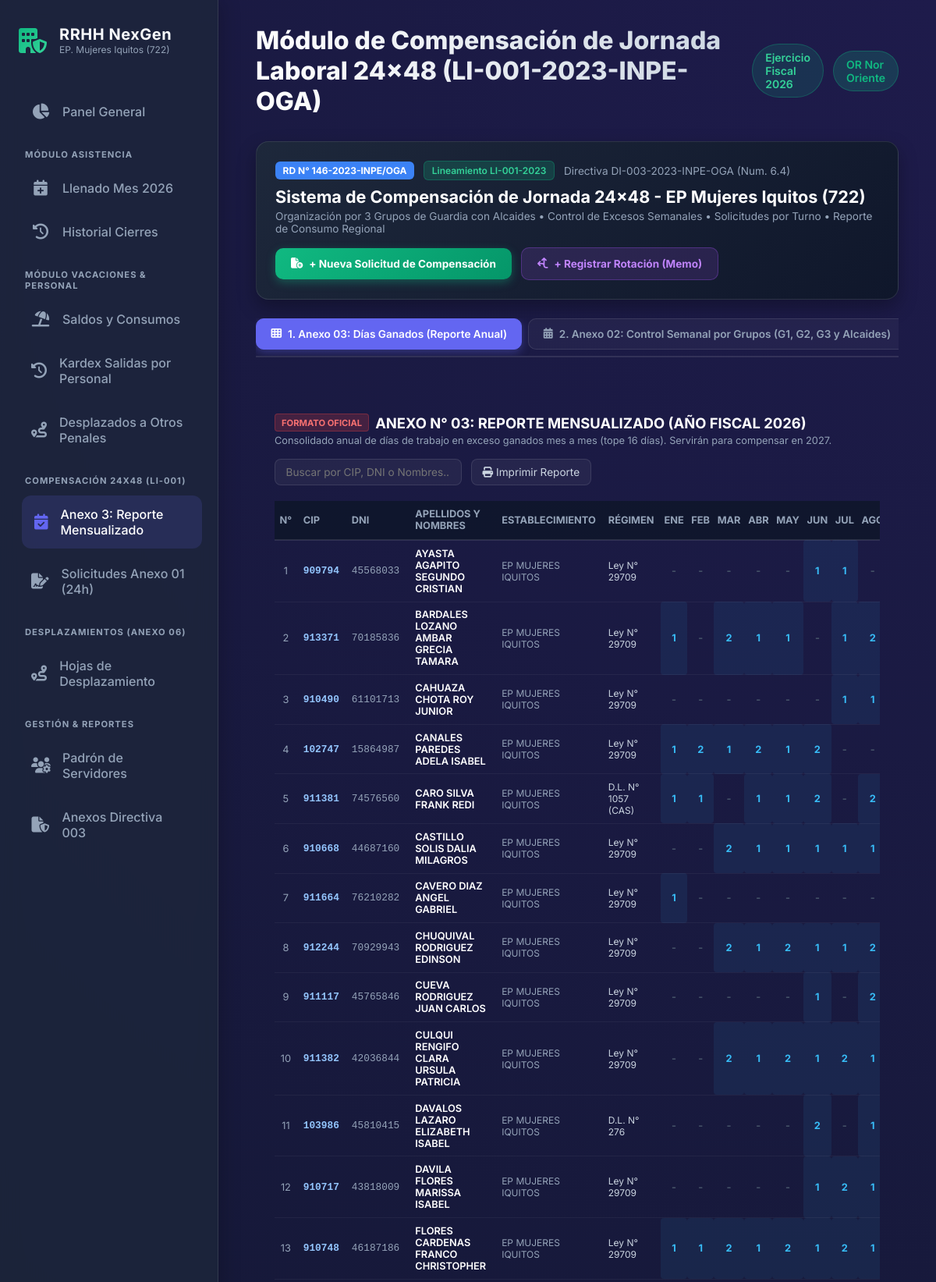
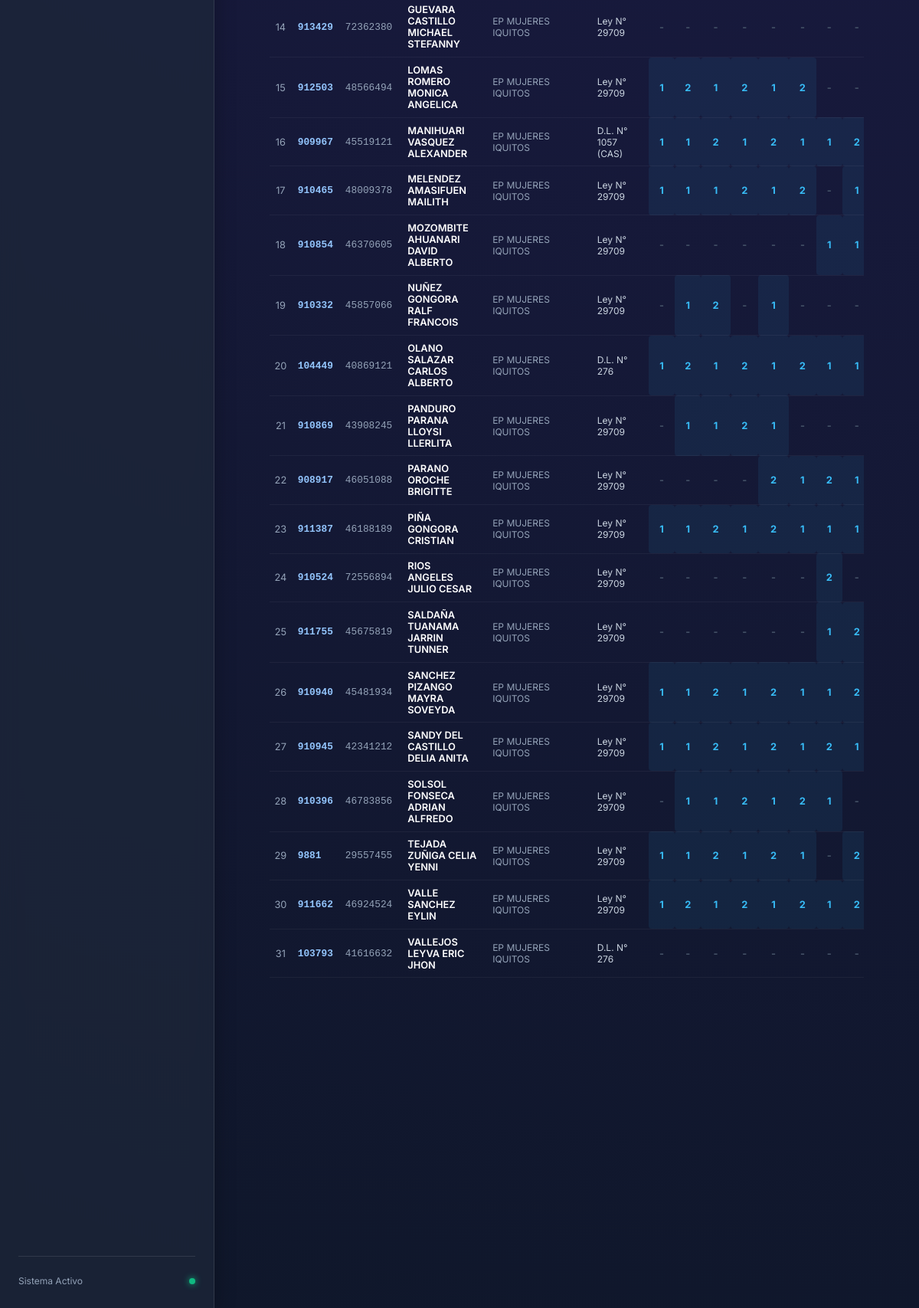
The page /compensacion on the database its author committed (2 pictures, top to bottom).
### tables this page shows
CREATE TABLE empleados (
    id_empleado INTEGER PRIMARY KEY AUTOINCREMENT,
    codigo_servidor VARCHAR(20) UNIQUE NOT NULL, -- Ej: '099132', '103097'
    dni VARCHAR(15) UNIQUE,                      -- DNI (8 dígitos)
    apellidos_nombres VARCHAR(200) NOT NULL,
    created_at TIMESTAMP DEFAULT CURRENT_TIMESTAMP
, grupo_guardia_default INTEGER DEFAULT 1, sexo TEXT, fecha_nacimiento DATE, correo TEXT, id_regimen INTEGER, regimen_nombre TEXT, nivel TEXT, cargo_estructural TEXT, estado_laboral TEXT, modalidad_laboral TEXT, direccion_oficina TEXT, jefatura_area TEXT, cargo_funcion TEXT, area_clasificacion TEXT, horario_laboral TEXT, fecha_ingreso_eepp DATE, resolucion_documento TEXT, observaciones TEXT, fecha_ingreso_inpe DATE);

### app/modules/compensacion/router.py (the view)
@router.get("", response_class=HTMLResponse)
@router.get("/", response_class=HTMLResponse)
async def ver_modulo_compensacion(
    request: Request,
    anio: int = 2026,
    tab: str = "anexo3",
    mes_anexo2: int = 1,
    mes_reporte: int = 1,
    mensaje: Optional[str] = None,
    error: Optional[str] = None
):
    matriz_anexo3 = CompensacionRepository.get_matriz_anexo3(anio)
    grupos_guardia = CompensacionRepository.get_grupos_guardia()
    saldos = CompensacionRepository.get_control_saldos(anio)
    solicitudes = CompensacionRepository.get_solicitudes(anio)
    datos_anexo2 = None
    rotaciones_mes = []
    if tab == "anexo2":
        datos_anexo2 = CompensacionService.calcular_anexo2_mes(anio, mes_anexo2)
        rotaciones_mes = CompensacionRepository.get_rotaciones_mes(anio, mes_anexo2)
    reporte_gastos = []
    if tab == "reporte_gastos":
        reporte_gastos = CompensacionRepository.get_reporte_mensual_gastos(anio, mes_reporte)
    total_servidores = len(matriz_anexo3)
    total_dias_ganados_anual = sum(r["total_ganado"] for r in matriz_anexo3)
    total_asignados = sum(s["dias_asignados"] for s in saldos)
    total_usados = sum(s["dias_utilizados"] for s in saldos)
    total_restantes = sum(s["dias_disponibles"] for s in saldos)
    return templates.TemplateResponse(
        request=request,
        name="compensacion/matriz_anexo3.html",
        context={
            "anio": anio,
            "tab": tab,
            "mes_anexo2": mes_anexo2,
            "mes_reporte": mes_reporte,
            "meses": MESES_NOMBRES,
            "matriz_anexo3": matriz_anexo3,
            "grupos_guardia": grupos_guardia,
            "datos_anexo2": datos_anexo2,
            "rotaciones_mes": rotaciones_mes,
            "saldos": saldos,
            "solicitudes": solicitudes,
            "reporte_gastos": reporte_gastos,
            "total_servidores": total_servidores,
            "total_dias_ganados_anual": total_dias_ganados_anual,
            "total_asignados": total_asignados,
            "total_usados": total_usados,
            "total_restantes": total_restantes,
            "fecha_hoy": date.today().isoformat(),
            "mensaje": mensaje,
            "error": error
        }
    )

### app/templates/compensacion/matriz_anexo3.html (shortened to what this page needs)
{% extends "base.html" %}
{% block header_title %}Módulo de Compensación de Jornada Laboral 24x48 (LI-001-2023-INPE-OGA){% endblock %}
{% block content %}
<div style="display: flex; flex-direction: column; gap: 1.5rem;">
    <div style="background: linear-gradient(135deg, rgba(30, 41, 59, 0.95), rgba(15, 23, 42, 0.95)); border: 1px solid rgba(255, 255, 255, 0.1); border-radius: 16px; padding: 1.5rem; display: flex; justify-content: space-between; align-items: center; box-shadow: 0 10px 25px rgba(0,0,0,0.3); flex-wrap: wrap; gap: 1rem;">
        <div>
            <div style="display: flex; align-items: center; gap: 0.75rem; margin-bottom: 0.5rem; flex-wrap: wrap;">
                <span style="background: #3b82f6; color: #fff; font-size: 0.75rem; font-weight: 700; padding: 0.25rem 0.6rem; border-radius: 6px;">RD N° 146-2023-INPE/OGA</span>
                <span style="background: rgba(16, 185, 129, 0.2); color: #34d399; font-size: 0.75rem; font-weight: 600; padding: 0.25rem 0.6rem; border-radius: 6px; border: 1px solid rgba(16, 185, 129, 0.3);">Lineamiento LI-001-2023</span>
                <span style="color: var(--text-muted); font-size: 0.85rem;">Directiva DI-003-2023-INPE-OGA (Num. 6.4)</span>
            </div>
            <h2 style="font-size: 1.35rem; font-weight: 700; color: #fff; margin: 0 0 0.25rem 0;">Sistema de Compensación de Jornada 24x48 - EP Mujeres Iquitos (722)</h2>
            <p style="color: var(--text-muted); font-size: 0.85rem; margin: 0;">
                Organización por 3 Grupos de Guardia con Alcaides &bull; Control de Excesos Semanales &bull; Solicitudes por Turno &bull; Reporte de Consumo Regional
            </p>
        </div>
        <div style="display: flex; gap: 0.75rem; align-items: center; flex-wrap: wrap;">
            <button onclick="abrirModalSolicitud()" style="background: linear-gradient(135deg, #10b981, #059669); color: #fff; border: none; padding: 0.75rem 1.25rem; border-radius: 10px; font-weight: 700; font-size: 0.85rem; cursor: pointer; display: flex; align-items: center; gap: 0.5rem; box-shadow: 0 4px 12px rgba(16, 185, 129, 0.35);">
                <i class="fa-solid fa-file-circle-plus"></i> + Nueva Solicitud de Compensación
            </button>
            <button onclick="abrirModalRotacion()" style="background: rgba(168, 85, 247, 0.15); color: #c084fc; border: 1px solid rgba(168, 85, 247, 0.3); padding: 0.75rem 1.25rem; border-radius: 10px; font-weight: 700; font-size: 0.85rem; cursor: pointer; display: flex; align-items: center; gap: 0.5rem;">
                <i class="fa-solid fa-arrows-split-up-and-left"></i> + Registrar Rotación (Memo)
            </button>
        </div>
    </div>
    <div class="comp-tabs-nav">
        <a href="/compensacion?tab=anexo3&anio={{ anio }}" class="comp-tab-btn {% if tab == 'anexo3' %}active{% endif %}">
            <i class="fa-solid fa-table-cells"></i> 1. Anexo 03: Días Ganados (Reporte Anual)
        </a>
        <a href="/compensacion?tab=anexo2&anio={{ anio }}&mes_anexo2={{ mes_anexo2 }}" class="comp-tab-btn {% if tab == 'anexo2' %}active{% endif %}">
            <i class="fa-solid fa-calendar-days"></i> 2. Anexo 02: Control Semanal por Grupos (G1, G2, G3 y Alcaides)
        </a>
    </div>
    {% if tab == 'anexo3' %}
    <div class="glass-card" style="padding: 1.5rem;">
        <div style="display: flex; justify-content: space-between; align-items: center; margin-bottom: 1.25rem; flex-wrap: wrap; gap: 1rem;">
            <div>
                <div style="display: flex; align-items: center; gap: 0.5rem;">
                    <span style="background: rgba(239, 68, 68, 0.2); color: #f87171; border: 1px solid rgba(239, 68, 68, 0.3); font-size: 0.7rem; font-weight: 700; padding: 0.2rem 0.5rem; border-radius: 4px;">FORMATO OFICIAL</span>
                    <h3 style="font-size: 1.15rem; font-weight: 700; color: #fff; margin: 0;">ANEXO N° 03: REPORTE MENSUALIZADO (AÑO FISCAL {{ anio }})</h3>
                </div>
                <p style="color: var(--text-muted); font-size: 0.8rem; margin: 0.25rem 0 0 0;">
                    Consolidado anual de días de trabajo en exceso ganados mes a mes (tope 16 días). Servirán para compensar en {{ anio + 1 }}.
                </p>
            </div>
            <div style="display: flex; gap: 0.75rem; align-items: center;">
                <input type="text" placeholder="Buscar por CIP, DNI o Nombres..."
                       style="background: rgba(255, 255, 255, 0.05); border: 1px solid var(--border-color); border-radius: 8px; padding: 0.5rem 0.85rem; color: #fff; font-size: 0.85rem; width: 240px;"
                       onkeyup="filtrarTablaGenerica('tablaAnexo3', this.value)">
                <button onclick="window.print()" style="background: rgba(255, 255, 255, 0.05); color: #cbd5e1; border: 1px solid var(--border-color); padding: 0.5rem 0.85rem; border-radius: 8px; font-size: 0.85rem; cursor: pointer;">
                    <i class="fa-solid fa-print"></i> Imprimir Reporte
                </button>
            </div>
        </div>
        <div style="overflow-x: auto;">
            <table id="tablaAnexo3" style="width: 100%; border-collapse: collapse; font-size: 0.8rem; text-align: center;">
                <thead>
                    <tr style="background: rgba(15, 23, 42, 0.85); color: #94a3b8; border-bottom: 2px solid var(--border-color);">
                        <th style="padding: 0.6rem 0.4rem; width: 35px;">N°</th>
                        <th style="padding: 0.6rem 0.5rem; text-align: left; width: 65px;">CIP</th>
                        <th style="padding: 0.6rem 0.5rem; text-align: left; width: 75px;">DNI</th>
                        <th style="padding: 0.6rem 0.75rem; text-align: left;">APELLIDOS Y NOMBRES</th>
                        <th style="padding: 0.6rem 0.5rem; text-align: left; width: 140px;">ESTABLECIMIENTO</th>
                        <th style="padding: 0.6rem 0.5rem; text-align: left; width: 90px;">RÉGIMEN</th>
                        <th style="padding: 0.6rem 0.3rem;">ENE</th>
                        <th style="padding: 0.6rem 0.3rem;">FEB</th>
                        <th style="padding: 0.6rem 0.3rem;">MAR</th>
                        <th style="padding: 0.6rem 0.3rem;">ABR</th>
                        <th style="padding: 0.6rem 0.3rem;">MAY</th>
                        <th style="padding: 0.6rem 0.3rem;">JUN</th>
                        <th style="padding: 0.6rem 0.3rem;">JUL</th>
                        <th style="padding: 0.6rem 0.3rem;">AGO</th>
                    </tr>
                </thead>
                <tbody>
                    {% for row in matriz_anexo3 %}
                    <tr style="border-bottom: 1px solid rgba(255, 255, 255, 0.05);" onmouseover="this.style.background='rgba(255,255,255,0.03)'" onmouseout="this.style.background='transparent'">
                        <td style="padding: 0.55rem 0.4rem; color: var(--text-muted);">{{ loop.index }}</td>
                        <td style="padding: 0.55rem 0.5rem; text-align: left; font-family: monospace; font-weight: 700; color: #93c5fd;">{{ row.codigo_servidor }}</td>
                        <td style="padding: 0.55rem 0.5rem; text-align: left; font-family: monospace; color: var(--text-muted);">{{ row.dni }}</td>
                        <td style="padding: 0.55rem 0.75rem; text-align: left; font-weight: 600; color: #fff;">{{ row.apellidos_nombres }}</td>
                        <td style="padding: 0.55rem 0.5rem; text-align: left; font-size: 0.75rem; color: var(--text-muted);">EP MUJERES IQUITOS</td>
                        <td style="padding: 0.55rem 0.5rem; text-align: left; font-size: 0.75rem; color: #cbd5e1;">{{ row.regimen_nombre }}</td>
                        <td class="cell-mes {% if row.m_1 != '-' %}cell-mes-active{% else %}cell-mes-empty{% endif %}">{{ row.m_1 }}</td>
                        <td class="cell-mes {% if row.m_2 != '-' %}cell-mes-active{% else %}cell-mes-empty{% endif %}">{{ row.m_2 }}</td>
                        <td class="cell-mes {% if row.m_3 != '-' %}cell-mes-active{% else %}cell-mes-empty{% endif %}">{{ row.m_3 }}</td>
                        <td class="cell-mes {% if row.m_4 != '-' %}cell-mes-active{% else %}cell-mes-empty{% endif %}">{{ row.m_4 }}</td>
                        <td class="cell-mes {% if row.m_5 != '-' %}cell-mes-active{% else %}cell-mes-empty{% endif %}">{{ row.m_5 }}</td>
                        <td class="cell-mes {% if row.m_6 != '-' %}cell-mes-active{% else %}cell-mes-empty{% endif %}">{{ row.m_6 }}</td>
                        <td class="cell-mes {% if row.m_7 != '-' %}cell-mes-active{% else %}cell-mes-empty{% endif %}">{{ row.m_7 }}</td>
                        <td class="cell-mes {% if row.m_8 != '-' %}cell-mes-active{% else %}cell-mes-empty{% endif %}">{{ row.m_8 }}</td>
                    </tr>
                    {% else %}
                    <tr>
                        <td colspan="19" style="padding: 2.5rem; text-align: center; color: var(--text-muted);">
                            No hay servidores registrados para el año {{ anio }}.
                        </td>
                    </tr>
                    {% endfor %}
                </tbody>
            </table>
        </div>
    </div>
    {% endif %}
</div>
{% endblock %}

### app/static/premium.css (style rules this page uses)
:root { --primary: #6366f1; --primary-hover: #4f46e5; --secondary: #10b981; --bg-dark: #0f172a; --bg-panel: rgba(30, 41, 59, 0.7); --text-main: #f8fafc; --text-muted: #94a3b8; --border-color: rgba(255, 255, 255, 0.1); --danger: #ef4444; --warning: #f59e0b; }
* { margin: 0; padding: 0; box-sizing: border-box; font-family: 'Inter', system-ui, sans-serif; }
body { background: radial-gradient(circle at top right, #1e1b4b, #0f172a); color: var(--text-main); min-height: 100vh; display: flex; overflow-x: hidden; }

### app/templates/compensacion/matriz_anexo3.html (style rules this page uses)
.comp-tabs-nav { display: flex; gap: 0.5rem; border-bottom: 2px solid var(--border-color); padding-bottom: 0.5rem; margin-bottom: 1.5rem; overflow-x: auto; }
.comp-tab-btn { background: rgba(255, 255, 255, 0.04); border: 1px solid var(--border-color); border-radius: 10px; color: var(--text-muted); padding: 0.7rem 1.15rem; font-size: 0.85rem; font-weight: 600; cursor: pointer; display: inline-flex; align-items: center; gap: 0.5rem; text-decoration: none; white-space: nowrap; transition: all 0.2s; }
.comp-tab-btn.active { background: var(--primary); color: #fff; border-color: var(--primary); box-shadow: 0 4px 12px rgba(99, 102, 241, 0.35); }
.cell-mes { padding: 0.55rem 0.3rem; font-weight: 700; font-size: 0.8rem; }
.cell-mes-active { color: #38bdf8; background: rgba(56, 189, 248, 0.08); border-radius: 4px; }
.cell-mes-empty { color: #475569; }

### rows shown on the page
empleados: codigo_servidor "909794", dni "45568033", apellidos_nombres "AYASTA AGAPITO SEGUNDO CRISTIAN", regimen_nombre "Ley N° 29709", m_1 "-", m_2 "-", m_3 "-", m_4 "-", m_5 "-", m_6 "1", m_7 "1", m_8 "-"
empleados: codigo_servidor "913371", dni "70185836", apellidos_nombres "BARDALES LOZANO AMBAR GRECIA TAMARA", regimen_nombre "Ley N° 29709", m_1 "1", m_2 "-", m_3 "2", m_4 "1", m_5 "1", m_6 "-", m_7 "1", m_8 "2"
empleados: codigo_servidor "910490", dni "61101713", apellidos_nombres "CAHUAZA CHOTA ROY JUNIOR", regimen_nombre "Ley N° 29709", m_1 "-", m_2 "-", m_3 "-", m_4 "-", m_5 "-", m_6 "-", m_7 "1", m_8 "1"
empleados: codigo_servidor "102747", dni "15864987", apellidos_nombres "CANALES PAREDES ADELA ISABEL", regimen_nombre "Ley N° 29709", m_1 "1", m_2 "2", m_3 "1", m_4 "2", m_5 "1", m_6 "2", m_7 "-", m_8 "-"
empleados: codigo_servidor "911381", dni "74576560", apellidos_nombres "CARO SILVA FRANK REDI", regimen_nombre "D.L. N° 1057 (CAS)", m_1 "1", m_2 "1", m_3 "-", m_4 "1", m_5 "1", m_6 "2", m_7 "-", m_8 "2"
empleados: codigo_servidor "910668", dni "44687160", apellidos_nombres "CASTILLO SOLIS DALIA MILAGROS", regimen_nombre "Ley N° 29709", m_1 "-", m_2 "-", m_3 "2", m_4 "1", m_5 "1", m_6 "1", m_7 "1", m_8 "1"
empleados: codigo_servidor "911664", dni "76210282", apellidos_nombres "CAVERO DIAZ ANGEL GABRIEL", regimen_nombre "Ley N° 29709", m_1 "1", m_2 "-", m_3 "-", m_4 "-", m_5 "-", m_6 "-", m_7 "-", m_8 "-"
empleados: codigo_servidor "912244", dni "70929943", apellidos_nombres "CHUQUIVAL RODRIGUEZ EDINSON", regimen_nombre "Ley N° 29709", m_1 "-", m_2 "-", m_3 "2", m_4 "1", m_5 "2", m_6 "1", m_7 "1", m_8 "2"
empleados: codigo_servidor "911117", dni "45765846", apellidos_nombres "CUEVA RODRIGUEZ JUAN CARLOS", regimen_nombre "Ley N° 29709", m_1 "-", m_2 "-", m_3 "-", m_4 "-", m_5 "-", m_6 "1", m_7 "-", m_8 "2"
empleados: codigo_servidor "911382", dni "42036844", apellidos_nombres "CULQUI RENGIFO CLARA URSULA PATRICIA", regimen_nombre "Ley N° 29709", m_1 "-", m_2 "-", m_3 "2", m_4 "1", m_5 "2", m_6 "1", m_7 "2", m_8 "1"
empleados: codigo_servidor "103986", dni "45810415", apellidos_nombres "DAVALOS LAZARO ELIZABETH ISABEL", regimen_nombre "D.L. N° 276", m_1 "-", m_2 "-", m_3 "-", m_4 "-", m_5 "-", m_6 "2", m_7 "-", m_8 "1"
empleados: codigo_servidor "910717", dni "43818009", apellidos_nombres "DAVILA FLORES MARISSA ISABEL", regimen_nombre "Ley N° 29709", m_1 "-", m_2 "-", m_3 "-", m_4 "-", m_5 "-", m_6 "1", m_7 "2", m_8 "1"
empleados: codigo_servidor "910748", dni "46187186", apellidos_nombres "FLORES CARDENAS FRANCO CHRISTOPHER", regimen_nombre "Ley N° 29709", m_1 "1", m_2 "1", m_3 "2", m_4 "1", m_5 "2", m_6 "1", m_7 "2", m_8 "1"
empleados: codigo_servidor "913429", dni "72362380", apellidos_nombres "GUEVARA CASTILLO MICHAEL STEFANNY", regimen_nombre "Ley N° 29709", m_1 "-", m_2 "-", m_3 "-", m_4 "-", m_5 "-", m_6 "-", m_7 "-", m_8 "-"
empleados: codigo_servidor "912503", dni "48566494", apellidos_nombres "LOMAS ROMERO MONICA ANGELICA", regimen_nombre "Ley N° 29709", m_1 "1", m_2 "2", m_3 "1", m_4 "2", m_5 "1", m_6 "2", m_7 "-", m_8 "-"
empleados: codigo_servidor "909967", dni "45519121", apellidos_nombres "MANIHUARI VASQUEZ ALEXANDER", regimen_nombre "D.L. N° 1057 (CAS)", m_1 "1", m_2 "1", m_3 "2", m_4 "1", m_5 "2", m_6 "1", m_7 "1", m_8 "2"
empleados: codigo_servidor "910465", dni "48009378", apellidos_nombres "MELENDEZ AMASIFUEN MAILITH", regimen_nombre "Ley N° 29709", m_1 "1", m_2 "1", m_3 "1", m_4 "2", m_5 "1", m_6 "2", m_7 "-", m_8 "1"
empleados: codigo_servidor "910854", dni "46370605", apellidos_nombres "MOZOMBITE AHUANARI DAVID ALBERTO", regimen_nombre "Ley N° 29709", m_1 "-", m_2 "-", m_3 "-", m_4 "-", m_5 "-", m_6 "-", m_7 "1", m_8 "1"
empleados: codigo_servidor "910332", dni "45857066", apellidos_nombres "NUÑEZ GONGORA RALF FRANCOIS", regimen_nombre "Ley N° 29709", m_1 "-", m_2 "1", m_3 "2", m_4 "-", m_5 "1", m_6 "-", m_7 "-", m_8 "-"
empleados: codigo_servidor "104449", dni "40869121", apellidos_nombres "OLANO SALAZAR CARLOS ALBERTO", regimen_nombre "D.L. N° 276", m_1 "1", m_2 "2", m_3 "1", m_4 "2", m_5 "1", m_6 "2", m_7 "1", m_8 "1"
empleados: codigo_servidor "910869", dni "43908245", apellidos_nombres "PANDURO PARANA LLOYSI LLERLITA", regimen_nombre "Ley N° 29709", m_1 "-", m_2 "1", m_3 "1", m_4 "2", m_5 "1", m_6 "-", m_7 "-", m_8 "-"
empleados: codigo_servidor "908917", dni "46051088", apellidos_nombres "PARANO OROCHE BRIGITTE", regimen_nombre "Ley N° 29709", m_1 "-", m_2 "-", m_3 "-", m_4 "-", m_5 "2", m_6 "1", m_7 "2", m_8 "1"
empleados: codigo_servidor "911387", dni "46188189", apellidos_nombres "PIÑA GONGORA CRISTIAN", regimen_nombre "Ley N° 29709", m_1 "1", m_2 "1", m_3 "2", m_4 "1", m_5 "2", m_6 "1", m_7 "1", m_8 "1"
empleados: codigo_servidor "910524", dni "72556894", apellidos_nombres "RIOS ANGELES JULIO CESAR", regimen_nombre "Ley N° 29709", m_1 "-", m_2 "-", m_3 "-", m_4 "-", m_5 "-", m_6 "-", m_7 "2", m_8 "-"
empleados: codigo_servidor "911755", dni "45675819", apellidos_nombres "SALDAÑA TUANAMA JARRIN TUNNER", regimen_nombre "Ley N° 29709", m_1 "-", m_2 "-", m_3 "-", m_4 "-", m_5 "-", m_6 "-", m_7 "1", m_8 "2"
empleados: codigo_servidor "910940", dni "45481934", apellidos_nombres "SANCHEZ PIZANGO MAYRA SOVEYDA", regimen_nombre "Ley N° 29709", m_1 "1", m_2 "1", m_3 "2", m_4 "1", m_5 "2", m_6 "1", m_7 "1", m_8 "2"
empleados: codigo_servidor "910945", dni "42341212", apellidos_nombres "SANDY DEL CASTILLO DELIA ANITA", regimen_nombre "Ley N° 29709", m_1 "1", m_2 "1", m_3 "2", m_4 "1", m_5 "2", m_6 "1", m_7 "2", m_8 "1"
empleados: codigo_servidor "910396", dni "46783856", apellidos_nombres "SOLSOL FONSECA ADRIAN ALFREDO", regimen_nombre "Ley N° 29709", m_1 "-", m_2 "1", m_3 "1", m_4 "2", m_5 "1", m_6 "2", m_7 "1", m_8 "-"
empleados: codigo_servidor "9881", dni "29557455", apellidos_nombres "TEJADA ZUÑIGA CELIA YENNI", regimen_nombre "Ley N° 29709", m_1 "1", m_2 "1", m_3 "2", m_4 "1", m_5 "2", m_6 "1", m_7 "-", m_8 "2"
empleados: codigo_servidor "911662", dni "46924524", apellidos_nombres "VALLE SANCHEZ EYLIN", regimen_nombre "Ley N° 29709", m_1 "1", m_2 "2", m_3 "1", m_4 "2", m_5 "1", m_6 "2", m_7 "1", m_8 "2"
empleados: codigo_servidor "103793", dni "41616632", apellidos_nombres "VALLEJOS LEYVA ERIC JHON", regimen_nombre "D.L. N° 276", m_1 "-", m_2 "-", m_3 "-", m_4 "-", m_5 "-", m_6 "-", m_7 "-", m_8 "-"

### other values the page prints
{{ anio }} "2026"
{{ anio + 1 }} "2027"
